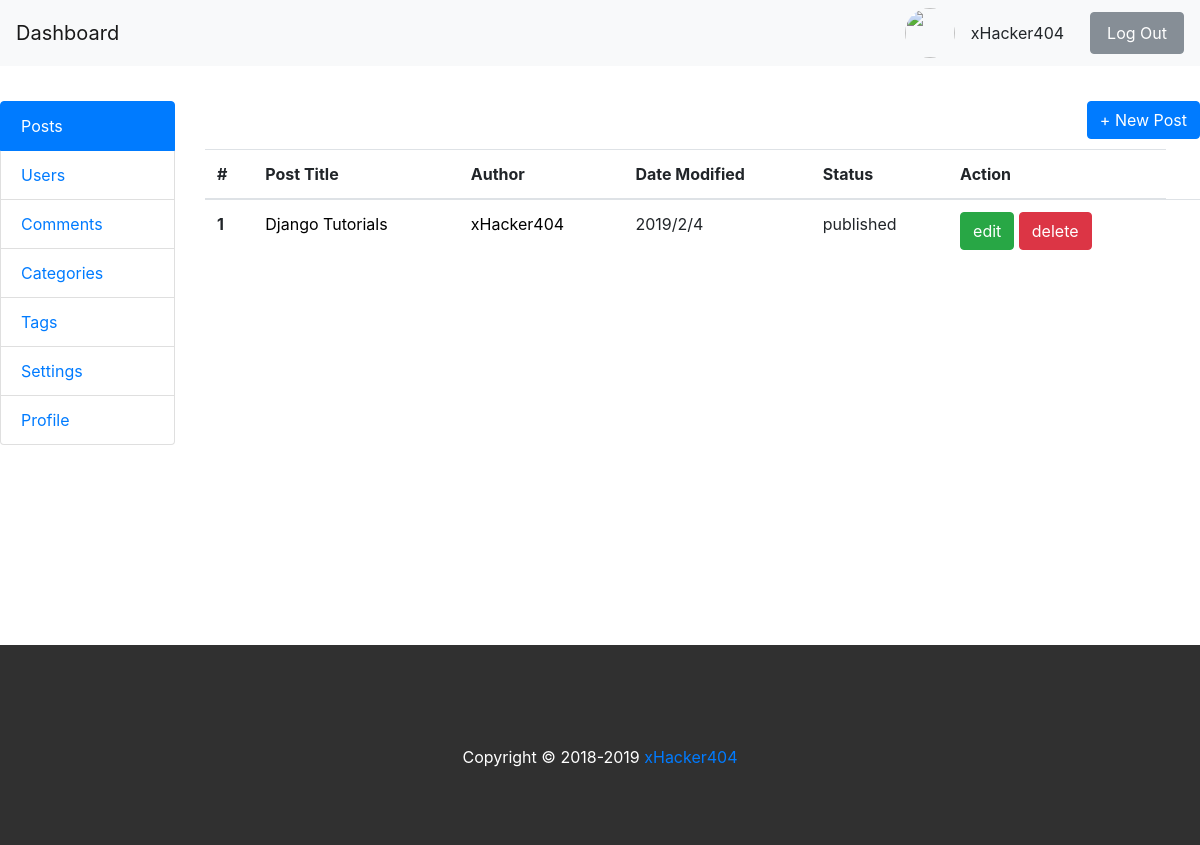
/backend/posts/, run on an earlier commit of the app's database.
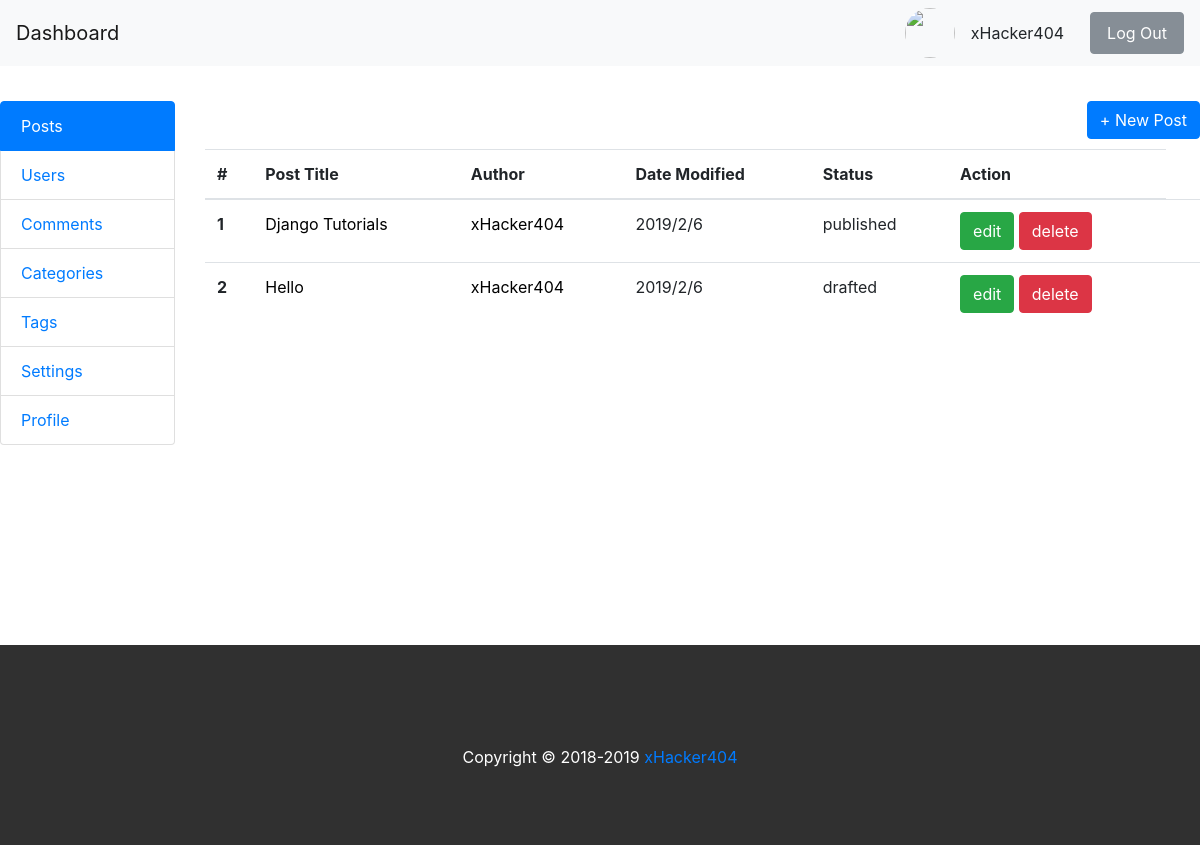
And on a later commit of the database.
### blog/models.py (models this page shows, shortened)
class Post(models.Model):
    title = models.CharField(max_length=250,unique=True)
    content = models.CharField(max_length=1000)
    tag = models.CharField(max_length=100,default='sql')
    category = models.CharField(max_length=150, default='uncategoried')
    featured_img = models.ImageField(upload_to='featured_images', blank=True)
    status = models.CharField(max_length=100, default='drafted')
    author = models.ForeignKey(User,on_delete=models.CASCADE, default=1)
    created_date = models.DateTimeField(default=datetime.now())
    published_date = models.DateTimeField(blank=True, null=True)
    updated_date = models.DateTimeField(blank=True, null=True)

### backend/views.py (the view)
# urls.py: path('posts/', views.posts, name='posts'),
def posts(request):
    post_list = Post.objects.order_by('published_date')
    paginator = Paginator(post_list, 5) # Show 5 posts per page
    page = request.GET.get('page')
    posts = paginator.get_page(page)
    my_dict = {'posts':posts, 'post_page':'post_page'}
    return render(request, 'backend/posts.html', context=my_dict)

### blog/context_processors.py (called while the page is built)
def post_widget(request):
    all_posts = Post.objects.filter(status='published').order_by('published_date')
    years = []
    tags = []
    categories = []
    for post in all_posts :
        year = post.published_date.year
        tag = post.tag
        category = post.category
        if year not in years:
            years.append(year)
        if tag not in tags:
            tags.append(tag)
        if category not in categories:
            categories.append(category)
    return {
    'all_posts':all_posts,
    'years':years,
    'tags':tags,
    'categories':categories
    }

### templates/backend/posts.html (shortened to what this page needs)
<!DOCTYPE html>
{% extends 'backend/base.html'%}
{% block content %}
{% if post_page %}
<div class="col-md-10" >
		<div class="post" style="height:500px; overflow: scroll">
			<div class="" style="float:right; margin-bottom:10px">
				<a href="{% url 'backend:new_post'%}"class="btn btn-primary"> + New Post </a>
			</div>
				<table class="table">
					<thead>
						<tr>
							<th scope="col">#</th>
							<th scope="col">Post Title</th>
							<th scope="col">Author</th>
							<th scope="col">Date Modified</th>
							<th scope="col">Status</th>
							<th scope="col">Action</th>
						</tr>
					</thead>
					<tbody>
						{% if posts %}
							{% for post in posts %}
							<tr>
								<th scope="row">{{ forloop.counter }}</th>
								<td> <a href="/blog/posts/{{post.id}}"> {{ post.title}} </a></td>
								<td><a href="/blog/author/{{post.author}}">{{ post.author}}</a></td>
								<td>{{post.updated_date.year}}/{{post.updated_date.month}}/{{post.updated_date.day}}</td>
								<td>{{post.status}}</td>
								<td>
										<a href="/backend/edit_post/{{post.id}}" class="btn btn-success">edit</a>
										<a href="/backend/delete_post/{{post.id}}" class="btn btn-danger">delete</a>
								</td>
								<td></td>
							</tr>
							{% endfor %}
						{% endif %}
					</tbody>
				</table>
		</div>
</div>
{% endif %}
{% endblock %}

What changed in the data, as far as the page shows it:
changed Post "Django Tutorials": updated_date.day "4" → "6"
added Post: title "Hello", author "xHacker404", updated_date.year "2019", updated_date.month "2", updated_date.day "6", status "drafted"
